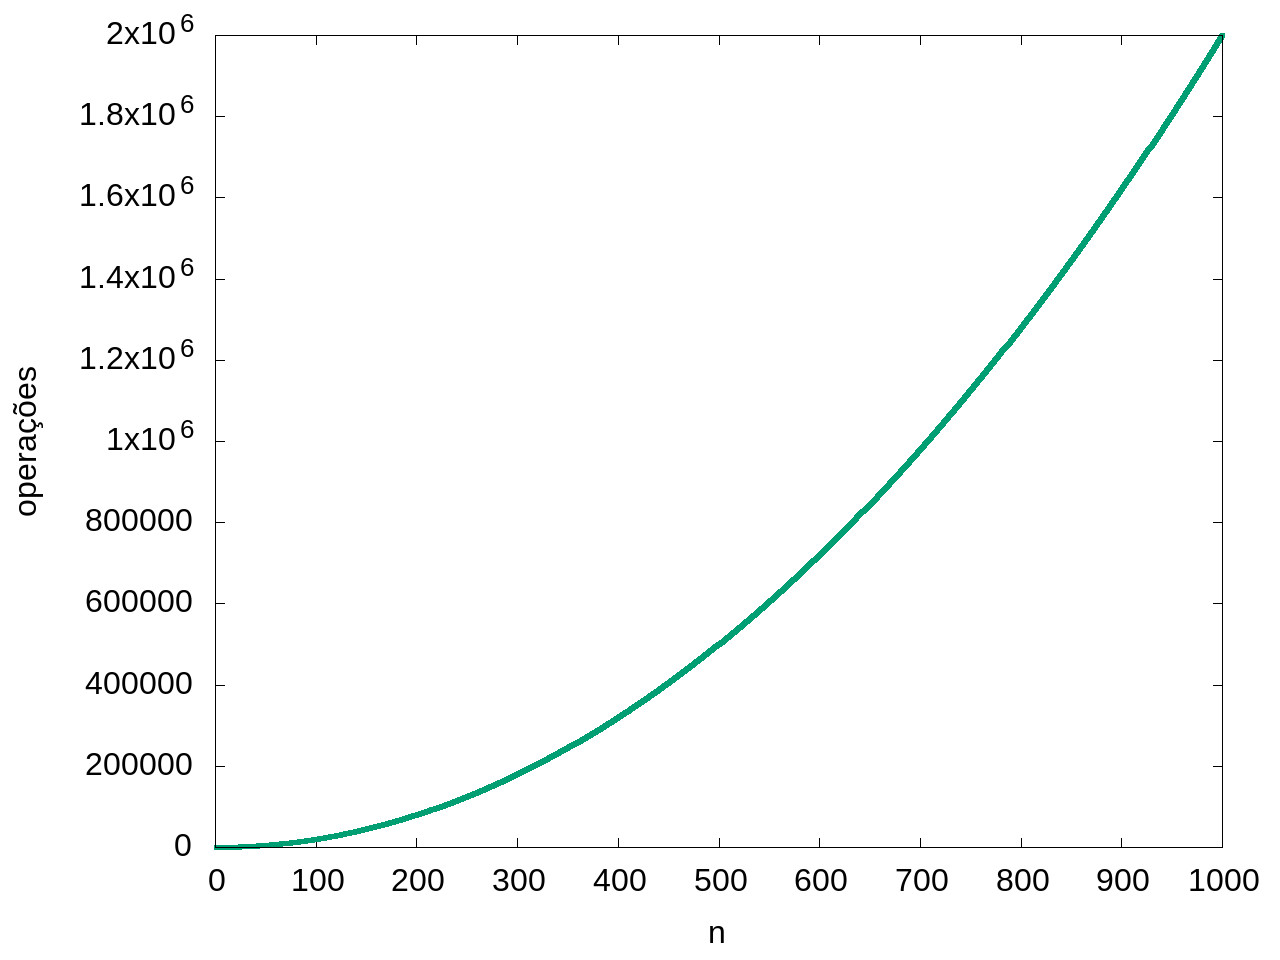

Write the gnuplot code that produced this figure.
set terminal jpeg enhanced size 1280,960 font "arial,24.0"
set output "contagem12.jpg"
set xlabel "n"
set ylabel "operações" 
plot "contagem12.txt" with lines lw 5 lt 2 notitle
